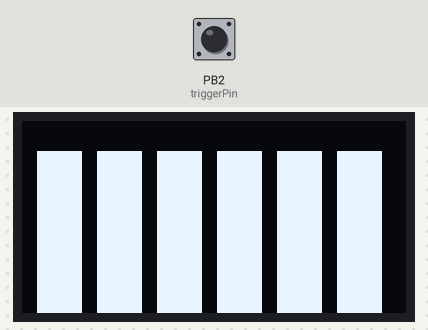
Simulated run of this sketch. Board: ATtiny85, built with avr-gcc and run on an emulated ATtiny85. On the bench: 128×64 one-colour display. The inputs (shaded band) are chosen by the test bench; at power-on: PB2 (triggerPin) HIGH. The display library's start-up logo is not drawn.

Above: at 2.2 s.
2.3 s: PB2 (triggerPin) pulled LOW for 0.15 s
At 3.6 s:
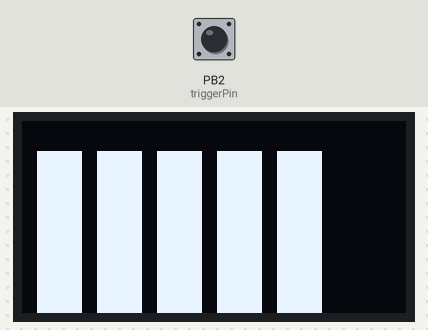
4.0 s: PB2 (triggerPin) pulled LOW for 1 s
At 6.2 s:
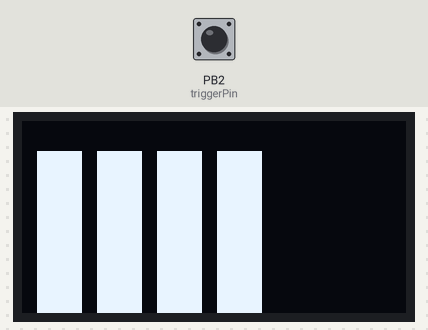
6.5 s: PB2 (triggerPin) pulled LOW for 0.15 s
At 7.9 s:
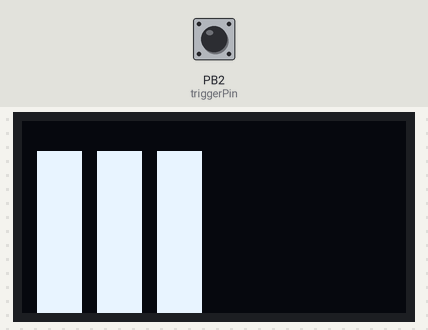
8.2 s: PB2 (triggerPin) pulled LOW for 1 s
At 10.4 s:
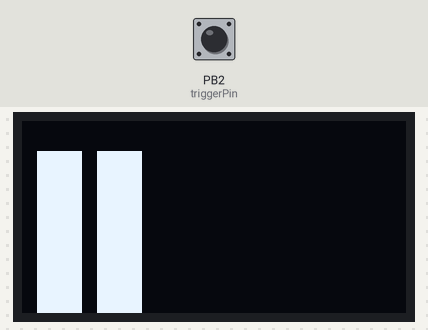
10.7 s: PB2 (triggerPin) pulsed LOW 5 times (0.12 s each, 0.3 s apart)
At 17.4 s:
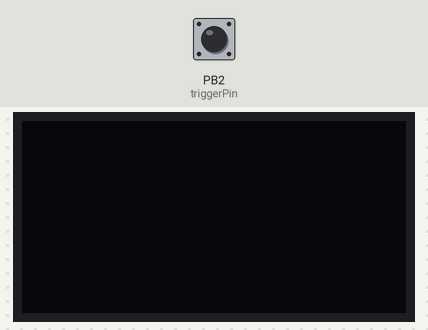
Timing chart, 0 to 17.7 s (numbered marks = the images above; inputs shaded):
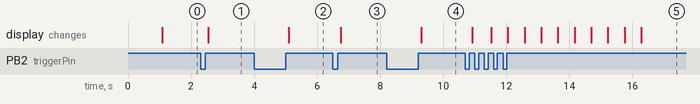

The sketch:

Gun.ino
```cpp
#include <Arduino.h>
#include <IRremote.h>
#include <SPI.h>
#include <Wire.h>
#include <Adafruit_GFX.h>
#include <Adafruit_SSD1306.h>

#define SCREEN_WIDTH 128 // OLED display width, in pixels
#define SCREEN_HEIGHT 64 // OLED display height, in pixels
#define OLED_RESET     -1 // Reset pin # (or -1 if sharing Arduino reset pin)
#define SCREEN_ADDRESS 0x3C ///< See datasheet for Address; 0x3D for 128x64, 0x3C for 128x32
Adafruit_SSD1306 display(SCREEN_WIDTH, SCREEN_HEIGHT, &Wire, OLED_RESET);

// Pin config
const int IR = 3;
const int triggerPin = 2;
const int reloadPin = 4;
const unsigned long hexVal = 0xCD3239DE;

// Parameters for buttons
volatile int buttonState = LOW; // current state of trigger
volatile unsigned long prev_time = 0; // for debouncing
bool release = false; // Flag for trigger press to prevent accidental shot when releasing trigger

// Parameters for ammo
int bullets = 6;
bool interrupt = false;
bool noBullets = false;

// Parameters for displaying rectangles to show ammo
int rectWidth = 15;
int rectHeight = 60;
int rectSpacing = 5;
int startX = 5;
int startY = 10;

void buttonInterrupt() {
  if (!noBullets && !release) {
    if (millis() - prev_time >= 250) {
      prev_time = millis();
      IrSender.sendNEC(hexVal, 0x32, 0);
      delay(150);
      bullets--;
      interrupt = true;
      release = true;
    }
  }
}

void reload() {
  bullets = 6;
  noBullets = false;
  return;
}

void updateBulletsOnScreen() {
  display.clearDisplay();  // Clear the display before drawing

  for (int i = 0; i < bullets; i++) {
    int x = startX + i * (rectWidth + rectSpacing);
    display.fillRect(x, startY, rectWidth, rectHeight, SSD1306_WHITE);
  }

  display.display();  // Show the updated display
  return;
}

// void reloadScreen() {
//   display.clearDisplay();

//   display.setTextSize(3);      // Normal 1:1 pixel scale
//   display.setTextColor(SSD1306_WHITE); // Draw white text
//   display.setCursor(0, 0);     // Start at top-left corner
//   display.println(F("Reload!"));

//   display.display();
// }

void reloadScreen(int blinkTimes, int delayTime) {
  for (int i = 0; i < blinkTimes; i++) {
    // Turn the screen fully ON (all pixels lit)
    display.clearDisplay();  // Clear the buffer
    display.fillRect(0, 0, SCREEN_WIDTH, SCREEN_HEIGHT, SSD1306_WHITE);  // Fill the screen white
    display.display();  // Send the buffer to the display
    delay(delayTime);  // Wait

    // Turn the screen fully OFF (all pixels off)
    display.clearDisplay();  // Clear the buffer
    display.display();  // Send the blank buffer to the display
    delay(delayTime);  // Wait
  }
}

void setup() {
  Serial.begin(9600);

  // SSD1306_SWITCHCAPVCC = generate display voltage from 3.3V internally
  if(!display.begin(SSD1306_SWITCHCAPVCC, SCREEN_ADDRESS)) {
    Serial.println(F("SSD1306 allocation failed"));
    for(;;); // Don't proceed, loop forever
  }

  // Show initial display buffer contents on the screen --
  // the library initializes this with an Adafruit splash screen.
  display.display();
  delay(1000);
  display.clearDisplay();
  updateBulletsOnScreen();

  IrSender.begin(IR);
  pinMode(triggerPin, INPUT_PULLUP);
  pinMode(reloadPin, INPUT);
  attachInterrupt(digitalPinToInterrupt(triggerPin), buttonInterrupt, RISING);
}

void loop() {
  if (digitalRead(triggerPin) == LOW) {
    release = false;
  }

  if (interrupt && !noBullets) {
    updateBulletsOnScreen();
  }

  if (bullets <= 0) {
    noBullets = true;
    reloadScreen(5, 500);
  }

  if (noBullets) {
    delay(1000);
    reload();
  }

  // buttonState = digitalRead(reloadPin);
  // if (buttonState == HIGH) {
  //   reload();
  // }
}
```

Measured:
- after the input at 2.3 s, the display: changes after 0.25 s (image 1)
- after the input at 4.0 s, the display: changes after 1.1 s (image 2)
- after the input at 6.5 s, the display: changes after 0.25 s (image 3)
- after the input at 8.2 s, the display: changes after 1.1 s (image 4)
- after the input at 10.7 s, the display: first changes after 0.22 s (image 5 shows a later state)
